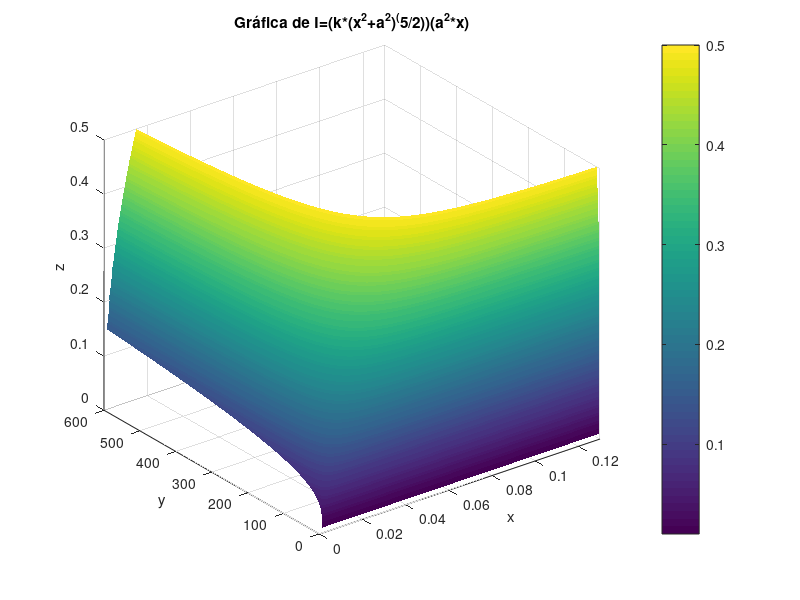

The MATLAB script that drew this image:
% Definir la constante k
k = 0.68416907*pi;

% Crear una malla de valores para x y z
x = linspace(0, 0.13, 100);  % Rango de x de -2 a 2
z = linspace(0.01, .5, 100); % Rango de z evitando cero
[X, Z] = meshgrid(x, z);

% Calcular y usando la ecuación despejada
% y = k / ( z .* .* (X .^2) (Z.^2 + X.^2).^(-5/2) )
Y = (k.*(Z.^2 + X.^2).^(5/2)) ./ ( Z .* (X .^2) );

% Graficar la superficie
figure;
surf(X, Y, Z, 'EdgeColor', 'none');
xlabel('x');
ylabel('y');
zlabel('z');
title('Gráfica de I=(k*(x^2+a^2)^(5/2))(a^2*x)');
colorbar;

% Ajustar el rango de y para mejor visualización
ylim([0, 600]); % Limitar el eje y a valores entre 0 y 5
xlim([0 0.13]);
